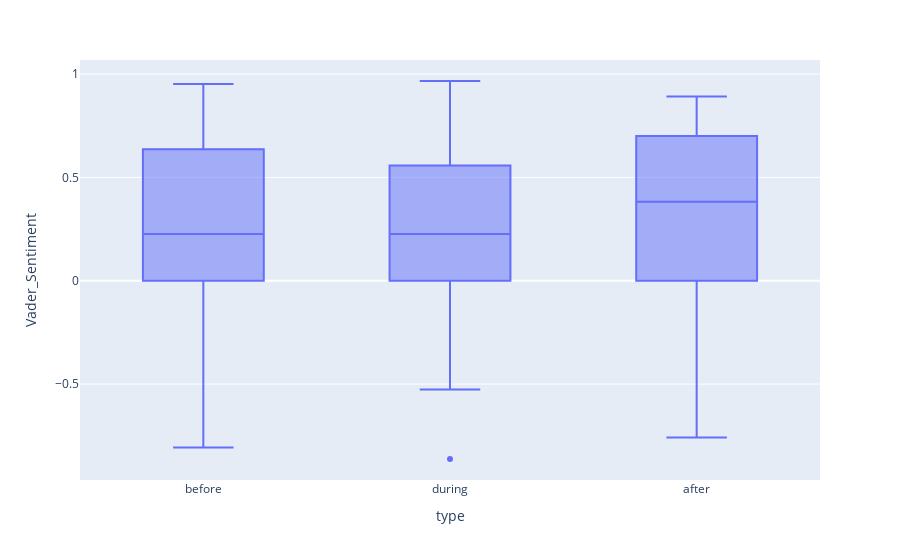

The cell this chart's notebook holds for it:
### Code cell
# When was Tesla Enter Power Blabla released
sortie_tesla_1 = datetime.strptime(str('2015-04-30'), '%Y-%m-%d')
n_day = 20
num_day_event = 10
df  = find_review_event(sortie_tesla_1, df_tesla, n_day, num_day_event)

fig = px.box(df, x="type", y='Vader_Sentiment')
fig.update_traces(quartilemethod="exclusive") # or "inclusive", or "linear" by default
fig.show()

### Figure 1 — Plotly figure (JSON) as saved in the notebook; plotly's stock layout.template omitted (floating-point values rounded to 4 significant figures; data arrays with more than 128 entries replaced by an {"elided": "..."} marker saying what was removed)
{"data": [{"alignmentgroup": "True", "hovertemplate": "type=%{x}<br>Vader_Sentiment=%{y}<extra></extra>", "legendgroup": "", "marker": {"color": "#636efa"}, "name": "", "notched": false, "offsetgroup": "", "orientation": "v", "quartilemethod": "exclusive", "showlegend": false, "type": "box", "x": {"elided": "213 str values"}, "x0": " ", "xaxis": "x", "y": {"elided": "213 float values"}, "y0": " ", "yaxis": "y"}], "layout": {"boxmode": "group", "legend": {"tracegroupgap": 0}, "margin": {"t": 60}, "xaxis": {"anchor": "y", "domain": [0, 1], "title": {"text": "type"}}, "yaxis": {"anchor": "x", "domain": [0, 1], "title": {"text": "Vader_Sentiment"}}}}
